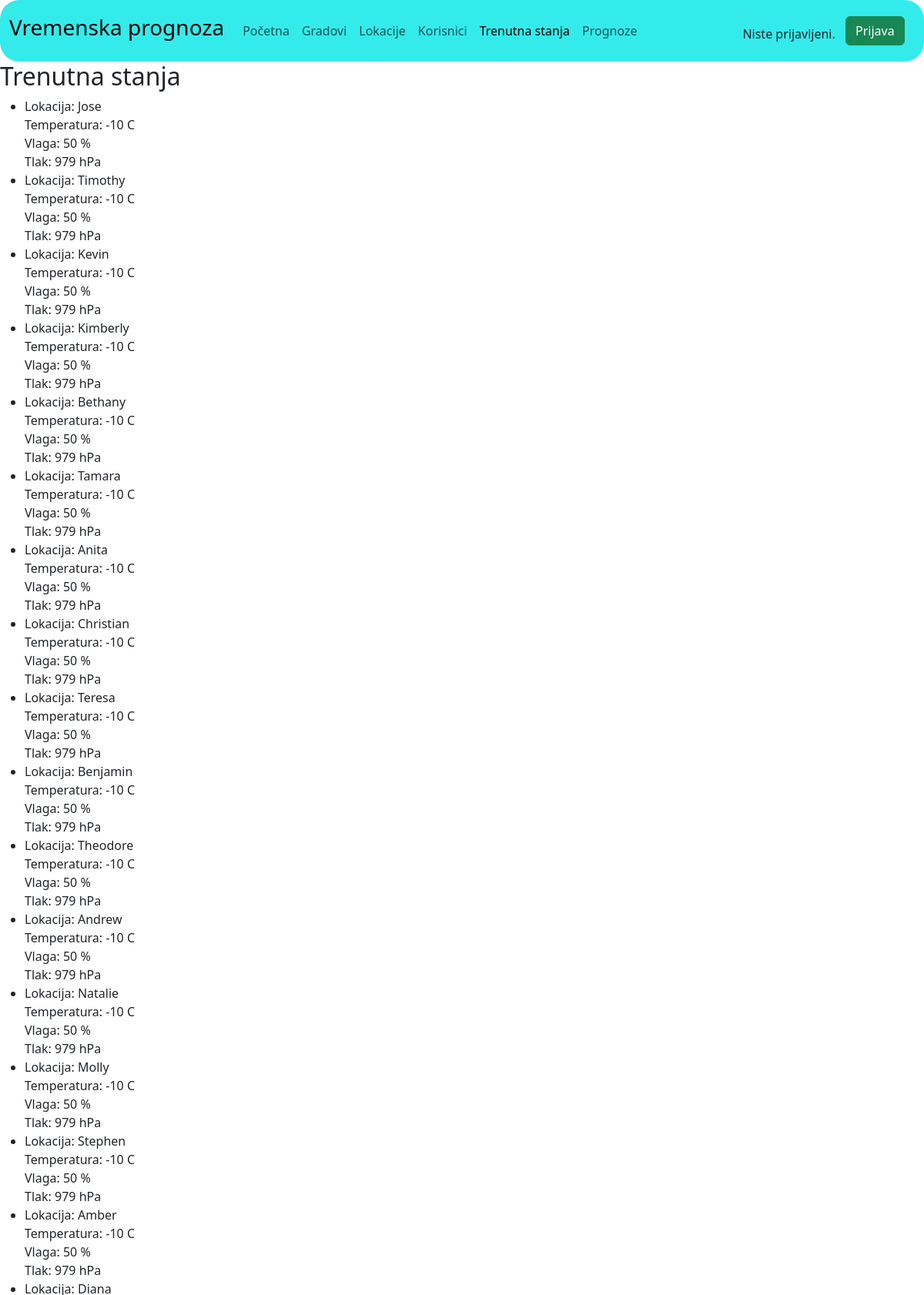
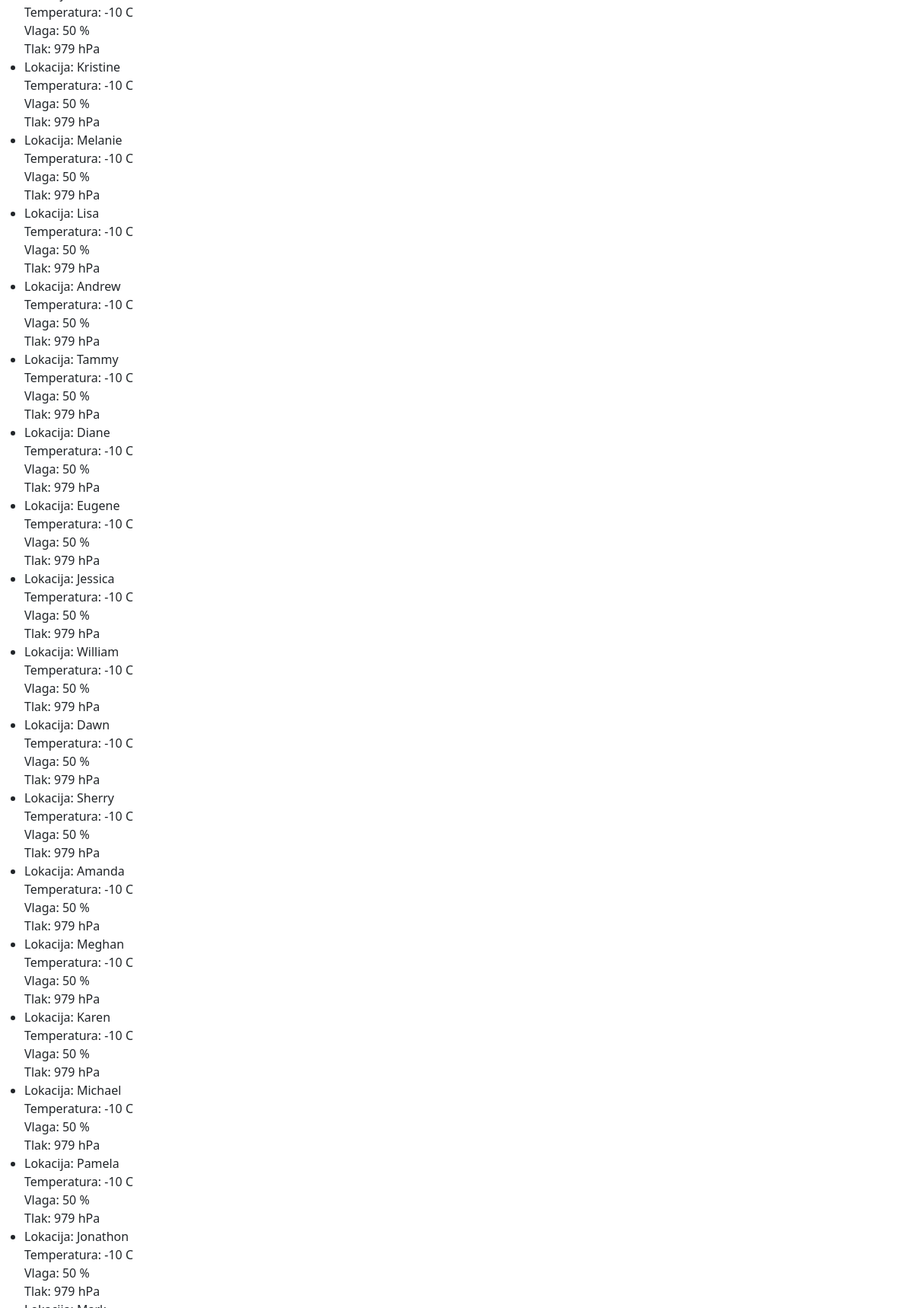
The app's page /trenutnavremena (upper part) with its own data (2 pictures, top to bottom).
### main/models.py (models this page shows, shortened)
class TrenutnoVrijeme(models.Model):
    lokacija = models.OneToOneField(
        Lokacija,
        on_delete=models.CASCADE,
        primary_key=True,
    )
    temperatura = models.CharField(max_length=6)
    vlaga = models.CharField(max_length=3)
    tlak = models.CharField(max_length=5)

class Lokacija(models.Model):
    ime = models.CharField("Ime", max_length=64)
    grad = models.ForeignKey(Grad, on_delete=models.CASCADE)
    zem_sirina = models.CharField("Zemljopisna sirina", max_length=64)
    zem_duzina = models.CharField("Zemljopisna duzina", max_length=64)

### main/views.py (the view)
# urls.py: path('trenutnavremena', views.TrenutnoVrijemeList.as_view(), name='trenutnavremena'),
class TrenutnoVrijemeList(ListView):
    model = TrenutnoVrijeme

### main/templates/main/trenutnovrijeme_list.html (shortened to what this page needs)
<head>
    <link href="https://cdn.jsdelivr.net/npm/bootstrap@5.3.0-alpha1/dist/css/bootstrap.min.css" rel="stylesheet">
</head>
<nav class="navbar navbar-expand-lg" style="background-color: #34ebeb;border-radius: 25px;">
    <div class="container-fluid">
      <a class="navbar-brand" href="#"><h3>Vremenska prognoza</h3></a>
      <div class="collapse navbar-collapse" id="navbarSupportedContent">
        <ul class="navbar-nav me-auto mb-2 mb-lg-0">
          <li class="nav-item">
            <a class="nav-link" aria-current="page" href="/">Početna</a>
          </li>
          <li class="nav-item">
            <a class="nav-link" aria-current="page" href="/gradovi">Gradovi</a>
          </li>
          <li class="nav-item">
            <a class="nav-link" aria-current="page" href="/lokacije">Lokacije</a>
          </li>
          <li class="nav-item">
            <a class="nav-link" aria-current="page" href="/korisnici">Korisnici</a>
          </li>
          <li class="nav-item">
            <a class="nav-link active" aria-current="page" href="/trenutnavremena">Trenutna stanja</a>
          </li>
          <li class="nav-item">
            <a class="nav-link" aria-current="page" href="/prognoze">Prognoze</a>
          </li>
        </ul>
        <div class="nav-link disabled" style="margin-right: 10pt;">
            {% if user.is_authenticated %}
                <br/>
                <p>Vaše ime: {{ user.username }}</p>
            {% else %}
                <br/>
                <p>Niste prijavljeni.</p>
            {% endif %}
        </div>
        {% if user.is_authenticated %}
            <a class="btn btn-danger" style="margin-right: 10pt;" href="/odjava">Odjava</a></br>
        {% else %}
            <a class="btn btn-success" style="margin-right: 10pt;" href="/accounts/login">Prijava</a></br>
        {% endif %}
      </div>
    </div>
  </nav>
{% block content %}
    <h2>Trenutna stanja</h2>
    <ul>
        {% for el in object_list %}
            <li>
                Lokacija: {{ el.lokacija.ime }}<br>
                Temperatura: {{ el.temperatura }} C<br>
                Vlaga: {{ el.vlaga }} %<br>
                Tlak: {{ el.tlak }} hPa<br>
            </li>
        {% endfor %}
    </ul>
{% endblock %}

### records on screen
TrenutnoVrijeme: lokacija.ime "Jose", temperatura "-10", vlaga "50", tlak "979"
TrenutnoVrijeme: lokacija.ime "Timothy", temperatura "-10", vlaga "50", tlak "979"
TrenutnoVrijeme: lokacija.ime "Kevin", temperatura "-10", vlaga "50", tlak "979"
TrenutnoVrijeme: lokacija.ime "Kimberly", temperatura "-10", vlaga "50", tlak "979"
TrenutnoVrijeme: lokacija.ime "Bethany", temperatura "-10", vlaga "50", tlak "979"
TrenutnoVrijeme: lokacija.ime "Tamara", temperatura "-10", vlaga "50", tlak "979"
TrenutnoVrijeme: lokacija.ime "Anita", temperatura "-10", vlaga "50", tlak "979"
TrenutnoVrijeme: lokacija.ime "Christian", temperatura "-10", vlaga "50", tlak "979"
TrenutnoVrijeme: lokacija.ime "Teresa", temperatura "-10", vlaga "50", tlak "979"
TrenutnoVrijeme: lokacija.ime "Benjamin", temperatura "-10", vlaga "50", tlak "979"
TrenutnoVrijeme: lokacija.ime "Theodore", temperatura "-10", vlaga "50", tlak "979"
TrenutnoVrijeme: lokacija.ime "Andrew", temperatura "-10", vlaga "50", tlak "979"
TrenutnoVrijeme: lokacija.ime "Natalie", temperatura "-10", vlaga "50", tlak "979"
TrenutnoVrijeme: lokacija.ime "Molly", temperatura "-10", vlaga "50", tlak "979"
TrenutnoVrijeme: lokacija.ime "Stephen", temperatura "-10", vlaga "50", tlak "979"
TrenutnoVrijeme: lokacija.ime "Amber", temperatura "-10", vlaga "50", tlak "979"
TrenutnoVrijeme: lokacija.ime "Diana", temperatura "-10", vlaga "50", tlak "979"
TrenutnoVrijeme: lokacija.ime "Kristine", temperatura "-10", vlaga "50", tlak "979"
TrenutnoVrijeme: lokacija.ime "Melanie", temperatura "-10", vlaga "50", tlak "979"
TrenutnoVrijeme: lokacija.ime "Lisa", temperatura "-10", vlaga "50", tlak "979"
TrenutnoVrijeme: lokacija.ime "Andrew", temperatura "-10", vlaga "50", tlak "979"
TrenutnoVrijeme: lokacija.ime "Tammy", temperatura "-10", vlaga "50", tlak "979"
TrenutnoVrijeme: lokacija.ime "Diane", temperatura "-10", vlaga "50", tlak "979"
TrenutnoVrijeme: lokacija.ime "Eugene", temperatura "-10", vlaga "50", tlak "979"
TrenutnoVrijeme: lokacija.ime "Jessica", temperatura "-10", vlaga "50", tlak "979"
TrenutnoVrijeme: lokacija.ime "William", temperatura "-10", vlaga "50", tlak "979"
TrenutnoVrijeme: lokacija.ime "Dawn", temperatura "-10", vlaga "50", tlak "979"
TrenutnoVrijeme: lokacija.ime "Sherry", temperatura "-10", vlaga "50", tlak "979"
TrenutnoVrijeme: lokacija.ime "Amanda", temperatura "-10", vlaga "50", tlak "979"
TrenutnoVrijeme: lokacija.ime "Meghan", temperatura "-10", vlaga "50", tlak "979"
TrenutnoVrijeme: lokacija.ime "Karen", temperatura "-10", vlaga "50", tlak "979"
TrenutnoVrijeme: lokacija.ime "Michael", temperatura "-10", vlaga "50", tlak "979"
TrenutnoVrijeme: lokacija.ime "Pamela", temperatura "-10", vlaga "50", tlak "979"
TrenutnoVrijeme: lokacija.ime "Jonathon", temperatura "-10", vlaga "50", tlak "979"
